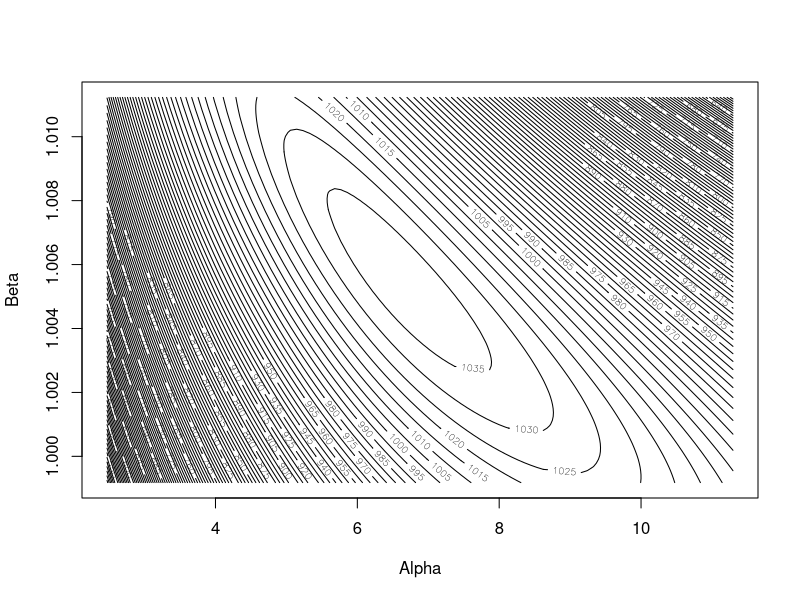
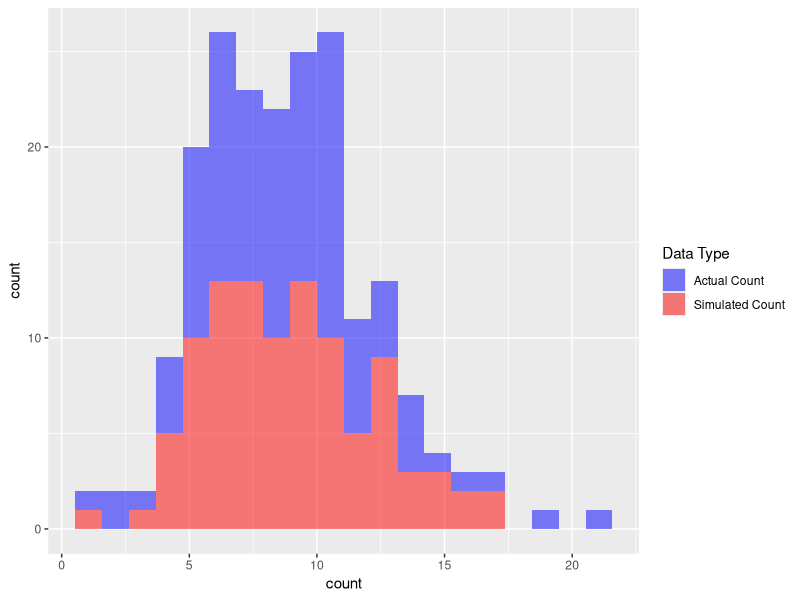
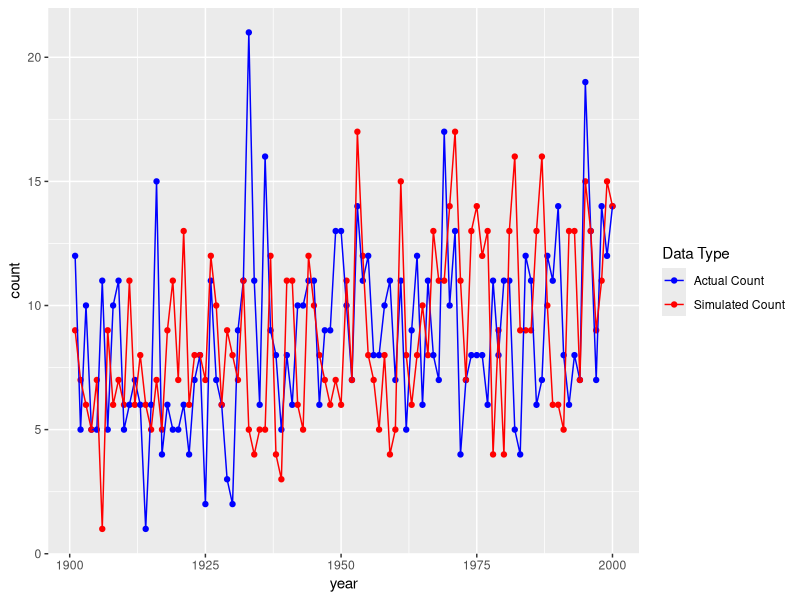

The R source for these figures, in order:
## ---- chunk 1
#| message: false
library(tidyverse)
## ---- chunk 2
####### Strategy STAY
S <- 10000
stay_strat <- numeric(S)
doors <- 1:3
for (i in 1:S) {
  prize <- sample(x = 1:3, size = 1
                  , prob = c(1/3, 1/3, 1/3))
  my_choice <- sample(x = 1:3, size = 1
                  , prob = c(1/3, 1/3, 1/3))

  if (my_choice == prize) {
    stay_strat[i] <- 1
  } else {
    stay_strat[i] <- 0
  }
}
stay_prob <- sum(stay_strat)/S

#####Strategy SWITCH

S <- 10000
switch_strat <- numeric(S)
doors <- 1:3
for (i in 1:S) {
  prize <- sample(x = 1:3, size = 1
                  , prob = c(1/3, 1/3, 1/3))
  my_choice <- sample(x = 1:3, size = 1
                  , prob = c(1/3, 1/3, 1/3))
    
  rev <- subset(doors, doors != my_choice & doors != prize)
    
  if (length(rev)==2) {
    revealed <- sample(rev, size = 1, prob = c(1/2,1/2))
  } else {
    revealed <- rev
  }
  
  switch <- subset(doors, doors != my_choice & doors != revealed)

  if (switch == prize) {
    switch_strat[i] <- 1
  } else {
    switch_strat[i] <- 0
  }
}
switch_prob <- sum(switch_strat)/S


cat("Stay Strategy Success Prob: ",stay_prob,"\n",
    "Switch Strategy Success Prob: ", switch_prob)
## ---- chunk 3
loglikelihood <- function(a, b) {
  logL <- 877*log(a/b)+47370*log(b)-(a/b)*sum(b^(0:99))
  logL
}

a <- 7.06
b <- 1.0042

a_seq <- seq(a * 0.35, a * 1.6, length.out = 100)
b_seq <- seq(b * 0.995, b * 1.007, length.out = 100)
logL_matrix <- outer(a_seq, b_seq, Vectorize(loglikelihood))


contour(a_seq, b_seq, logL_matrix, xlab = "Alpha", ylab = "Beta"
        ,nlevels = 100)
## ---- chunk 4
a_seq <- seq(0.085, 80, length.out = 1000)
b_seq <- seq(0.94, 1.07, length.out = 1000)
logL_matrix <- outer(a_seq, b_seq, Vectorize(loglikelihood))


threshold <- loglikelihood(7.06,1.0042)*0.15

indices <- which(logL_matrix >= threshold, arr.ind = TRUE)

a_range <- range(a_seq[indices[, 1]])
b_range <- range(b_seq[indices[, 2]])
cat("Alpha range: ",a_range,"\n","Beta range: ",b_range)
## ---- chunk 5
data = read.csv("tropical-cyclones-1901-2000.csv")
## ---- chunk 6
a <- 7.06
b <- 1.0042

S <- 1000
sim_data <- matrix(NA,nrow = S, ncol = 100)
mses <- numeric(S)

for (i in 1:S) {
  for (j in 1:100) {
    sim_data[i,j] <- rpois(1,a*b^(j-1))
  }
  mses[i] <- sum((data$count - sim_data[i,])^2)
}

cat("Average MSE: ", mean(mses), "\n",
    "Simulated Sample Mean: ",mean(apply(sim_data, MARGIN = 1, FUN = mean)), "\n",
    "Simulated Sample Variance: ", mean(apply(sim_data, MARGIN = 1, FUN = var)), "\n",
    "Observed Sample Mean: ",mean(data$count), "\n",
    "Observed Sample Variance: ",var(data$count), "\n")

## ---- chunk 7
avg_sim_counts <- apply(sim_data, MARGIN = 2, FUN = mean)
data |>
  mutate(sim = sim_data[1,]) |>
  pivot_longer(cols = c(count, sim), names_to = "type", values_to = "count") |>
  ggplot(aes(x = count, fill = type)) +
  geom_histogram(alpha = 0.3, bins = 20) +
  geom_histogram(alpha = 0.3, bins = 20) +
  scale_fill_manual(values = c("blue", "red"), name = "Data Type",
                    labels = c("Actual Count", "Simulated Count"))
  

## ---- chunk 8
data |>
  mutate(sim = sim_data[1,]) |>
  pivot_longer(cols = c(count, sim), names_to = "type", values_to = "count") |>
  ggplot(aes(x = year, , y = count, color = type)) +
  geom_point() +
  geom_line() +
  scale_color_manual(values = c("blue", "red"), name = "Data Type",
                    labels = c("Actual Count", "Simulated Count"))
